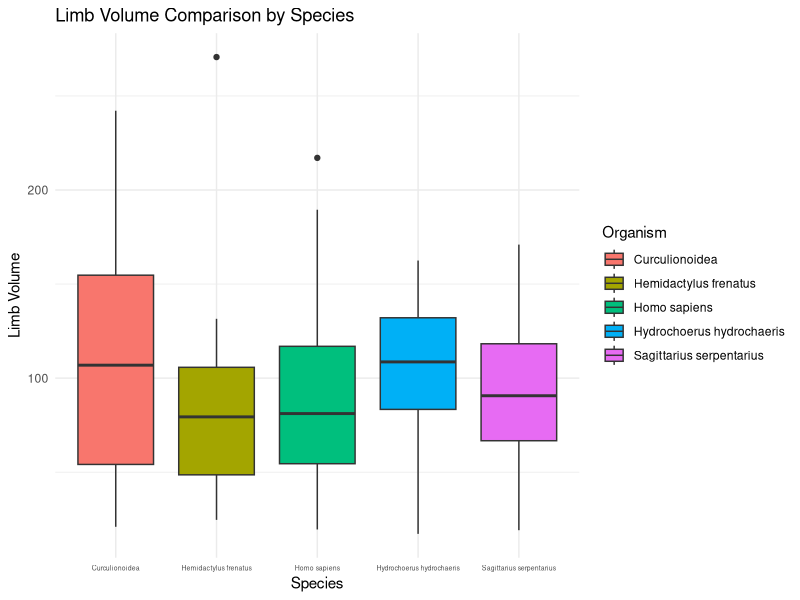
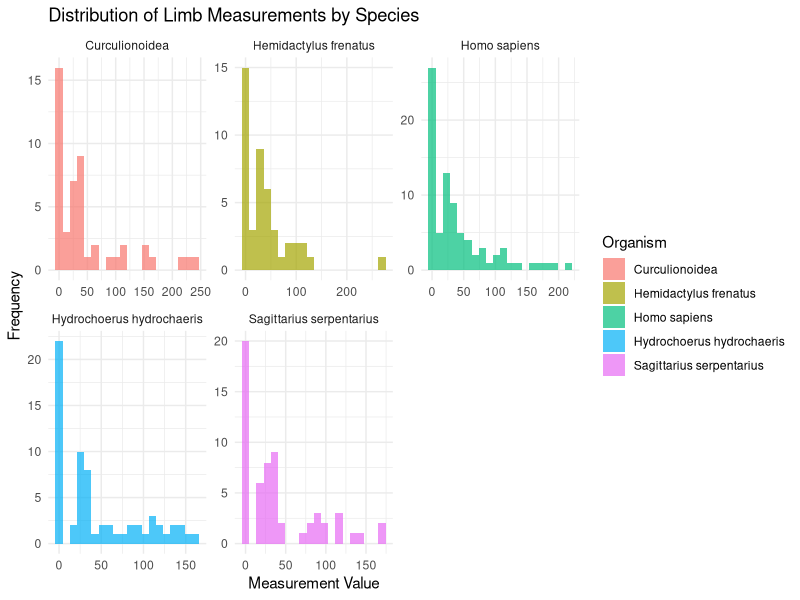

Source code (R) for these figures, in order:
## ---- chunk 1
library(dplyr)
library(ggplot2)
library(tidyr)
## ---- chunk 2
data <- read.csv("measurements.csv")

head(data)
## ---- chunk 3
sorted_data <- data %>%
  arrange(Organism, Observer, Volume)

head(sorted_data)
## ---- chunk 4
average_volume <- data %>%
  group_by(Organism) %>%
  summarise(Average_Volume = mean(Volume))

average_volume
## ---- chunk 5
observations_table <- data %>%
  group_by(Observer, Organism) %>%
  summarise(Number_of_Observations = n())

observations_table
## ---- chunk 6
ggplot(data, aes(x = Organism, y = Volume, fill = Organism)) +
  geom_boxplot() +
  theme_minimal() +
  labs(title = "Limb Volume Comparison by Species", x = "Species", y = "Limb Volume") + theme(axis.text.x = element_text(size = 5))
## ---- chunk 7
long_data <- data %>%
  pivot_longer(cols = c(Limb_width, Limb_length, Volume), 
               names_to = "Measurement", values_to = "Value")

ggplot(long_data, aes(x = Value, fill = Organism)) +
  geom_histogram(bins = 20, alpha = 0.7) +
  facet_wrap(~Organism, scales = "free") +
  theme_minimal() +
  labs(title = "Distribution of Limb Measurements by Species", x = "Measurement Value", y = "Frequency")

